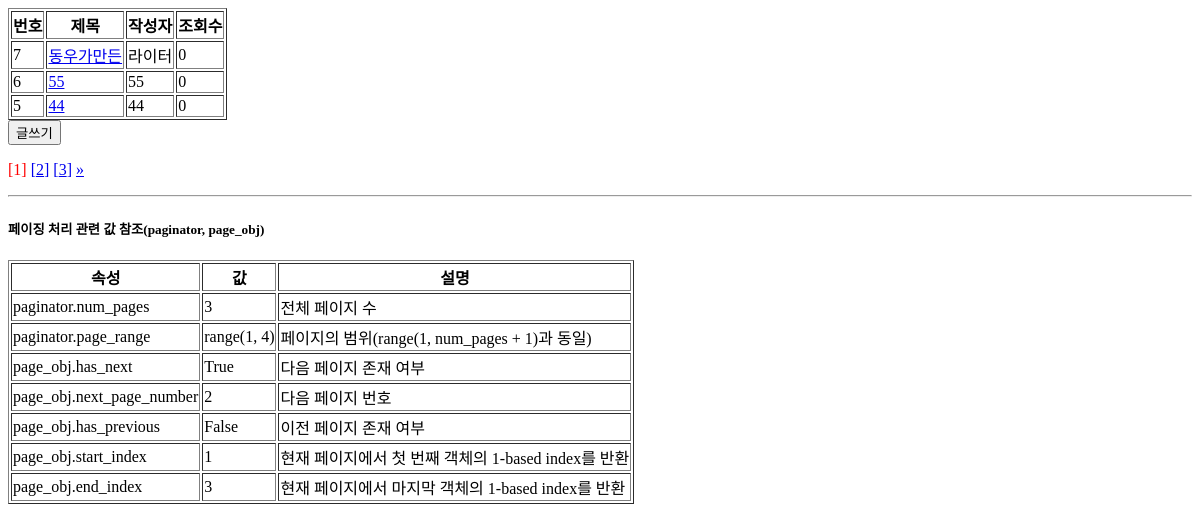
The page /board/ on the database as committed earlier.
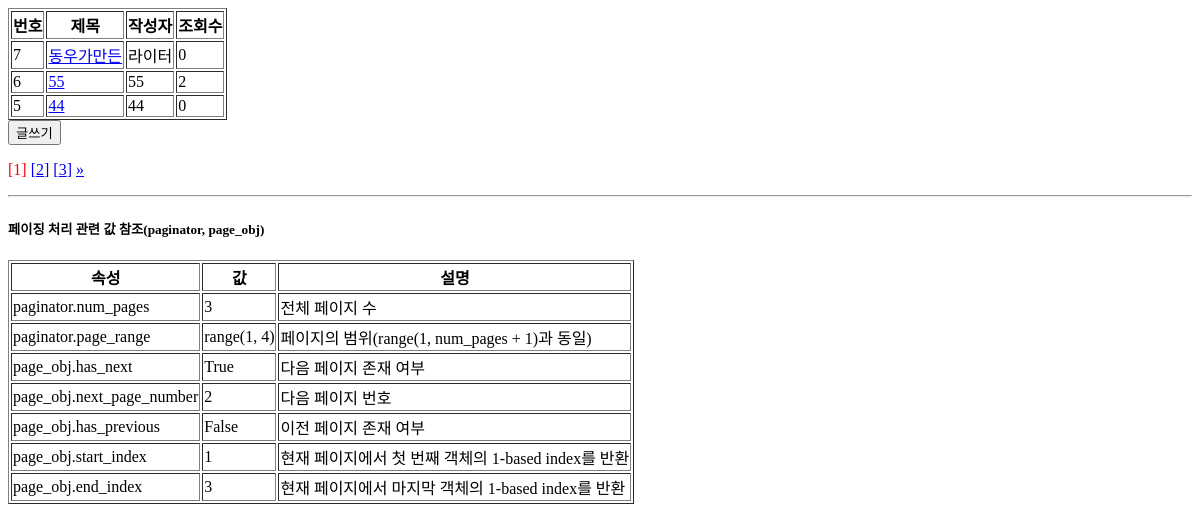
The same page on the database as committed later.
### board/models.py (models this page shows, shortened)
class Board(models.Model):
    title = models.CharField(max_length=50)
    writer = models.CharField(max_length=30)
    content = models.TextField()
    regdate = models.DateTimeField(auto_now=timezone.now)
    readcount = models.IntegerField(default=0)

### board/views.py (the view)
# urls.py: path('', views.BoardList.as_view(), name='list'),
class BoardList(generic.ListView):
    model = Board
    ordering = ['-pk'] # object_list = Board.objects.all().order_by()
    paginate_by = 3

### board/templates/board/board_list.html (shortened to what this page needs)
{% extends "board/base.html" %}
{% block content %}
<table border="1">
    <tr>
        <th>번호</th>
        <th>제목</th>
        <th>작성자</th>
        <th>조회수</th>
    </tr>
    {% for board in object_list %}
        <tr>
            <td>{{ board.id }}</td>
            <td><a href="{% url "board:detail" board.id %}">{{ board.title }}</a></td>
            <td>{{ board.writer }}</td>
            <td>{{ board.readcount }}</td>
        </tr>
    {% endfor %}
</table>
<a href="{% url "board:create" %}"><button>글쓰기</button></a>
<p>
    {% if is_paginated %}
        {% for i in paginator.page_range %}
            {% if page_obj.number == i %}
            <span style="color:red">[{{ i }}]</span>
            {% elif i > page_obj.number|add:"-2" and i < page_obj.number|add:"2" %}
            <a href="?page{{ i }}">[{{ i }}]</a>
            {% endif %}
        {% endfor %}
        {% if page_obj.number == 1 %}
            <a href="?page={{ page_obj.end_index }}">[{{ page_obj.end_index }}]</a>
        {% endif %}
        {% if page_obj.has_next %}
            <a href="?page={{ page_obj.next_page_number }}">&raquo;</a>
        {% endif %}
    {% endif %}
</p>
<hr>
<h5>페이징 처리 관련 값 참조(paginator, page_obj)</h5>
<table border="1">
    <tr>
        <th>속성</th>
        <th>값</th>
        <th>설명</th>
    </tr>
    <tr>
        <td>paginator.num_pages</td>
        <td>{{ paginator.num_pages }}</td>
        <td>전체 페이지 수</td>
    </tr>
    <tr>
        <td>paginator.page_range</td>
        <td>{{ paginator.page_range }}</td>
        <td>페이지의 범위(range(1, num_pages + 1)과 동일)</td>
    </tr>
    <tr>
        <td>page_obj.has_next</td>
        <td>{{ page_obj.has_next }}</td>
        <td>다음 페이지 존재 여부</td>
    </tr>
    {% if page_obj.has_next %}
    <tr>
        <td>page_obj.next_page_number</td>
        <td>{{ page_obj.next_page_number }}</td>
        <td>다음 페이지 번호</td>
    </tr>
    {% endif %}
    <tr>
        <td>page_obj.has_previous</td>
        <td>{{ page_obj.has_previous }}</td>
        <td>이전 페이지 존재 여부</td>
    </tr>
    <tr>
        <td>page_obj.start_index</td>
        <td>{{ page_obj.start_index }}</td>
        <td>현재 페이지에서 첫 번째 객체의 1-based index를 반환</td>
    </tr>
    <tr>
        <td>page_obj.end_index</td>
        <td>{{ page_obj.end_index }}</td>
        <td>현재 페이지에서 마지막 객체의 1-based index를 반환</td>
    </tr>
{% endblock content %}

### board/templates/board/base.html (shortened to what this page needs)
<!DOCTYPE html>
<html lang="ko">
<head>
</head>
<body>
    {% block content %}표시할 항목이 없음{% endblock  %}
</body>
</html>

Rows that differ between the two databases and show on the page:
changed Board id 6: readcount "0" → "2"
